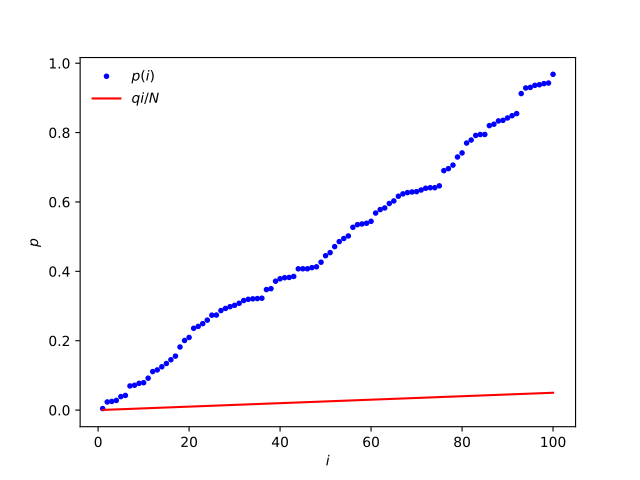

Reproduce this figure in Python.
q = 0.05
plt.plot(i, p_values, 'b.', label='$p(i)$')
# [...]
plt.plot(i, q * i / N, 'r', label='$q i / N$')
# [...]
plt.xlabel('$i$')
# <...>
plt.ylabel('$p$')
# <...>
plt.legend()
# <...>
